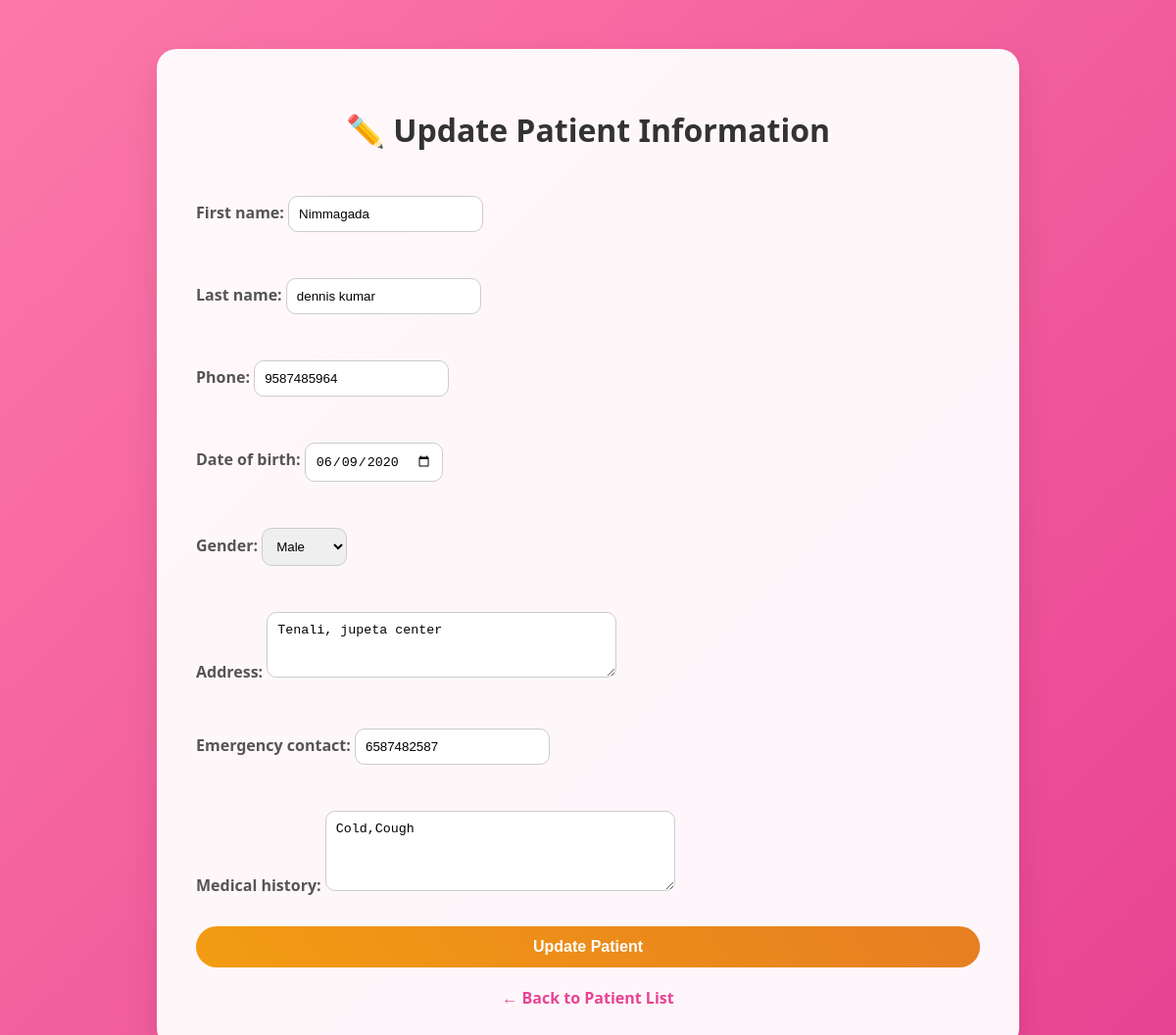
The page /patients/7/update/ on the database its author committed.
### app1/models.py (models this page shows, shortened)
class Patient(models.Model):
    first_name = models.CharField(max_length=50)
    last_name = models.CharField(max_length=50)
    phone = models.CharField(max_length=15)
    date_of_birth = models.DateField()
    gender = models.CharField(max_length=1, choices=[('M', 'Male'), ('F', 'Female'), ('O', 'Other')])
    address = models.TextField()
    emergency_contact = models.CharField(max_length=50)
    medical_history = models.TextField(blank=True)
    created_at = models.DateTimeField(auto_now_add=True)

### app1/views.py (the view)
# urls.py: path("patients/<int:id>/update/", views.patient_update, name="patient_update"),
def patient_update(request, id):
    patient = get_object_or_404(Patient, id=id)
    if request.method == 'POST':
        form = PatientForm(request.POST, instance=patient)
        if form.is_valid():
            form.save()
            messages.success(request, 'Patient updated successfully!')
            return redirect('patient_list')
    else:
        form = PatientForm(instance=patient)
    return render(request, 'patients/update.html', {'form': form})

### app1/forms.py
class PatientForm(forms.ModelForm):
    class Meta:
        model = Patient
        fields = '__all__'
        widgets = {
            'date_of_birth': forms.DateInput(attrs={'type': 'date'}),
            'medical_history': forms.Textarea(attrs={'rows': 4}),
            'address': forms.Textarea(attrs={'rows': 3}),
        }

### templates/patients/update.html (shortened to what this page needs)
<!DOCTYPE html>
<html>
<head>
</head>
<body>
    <div class="container">
        <h1>✏️ Update Patient Information</h1>
        <form method="POST">
            {{ form.as_p }}
            <button type="submit" class="btn">Update Patient</button>
        </form>
        <a href="{% url 'patient_list' %}">← Back to Patient List</a>
    </div>
</body>
</html>

### templates/patients/update.html (style rules this page uses)
body { font-family: 'Segoe UI', sans-serif; background: linear-gradient(135deg, #fd79a8, #e84393); min-height: 100vh; }
.container { max-width: 800px; margin: 0 auto; padding: 40px; background: rgba(255,255,255,0.95); border-radius: 20px; box-shadow: 0 15px 35px rgba(0,0,0,0.1); margin-top: 50px; }
h1 { text-align: center; color: #333; margin-bottom: 30px; }
form { display: flex; flex-direction: column; gap: 15px; }
label { font-weight: 600; color: #555; }
input, select, textarea { padding: 10px; border: 1px solid #ccc; border-radius: 10px; }
.btn { padding: 12px; background: linear-gradient(45deg, #f39c12, #e67e22); color: white; border: none; border-radius: 25px; font-size: 1em; font-weight: 600; cursor: pointer; transition: 0.3s; }
a { display: block; text-align: center; margin-top: 20px; text-decoration: none; color: #e84393; font-weight: 600; }

### rows shown on the page
Patient: first_name "Nimmagada", last_name "dennis kumar", phone "9587485964", date_of_birth "06/09/2020", gender "Male", address "Tenali, jupeta center", emergency_contact "6587482587", medical_history "Cold,Cough"
